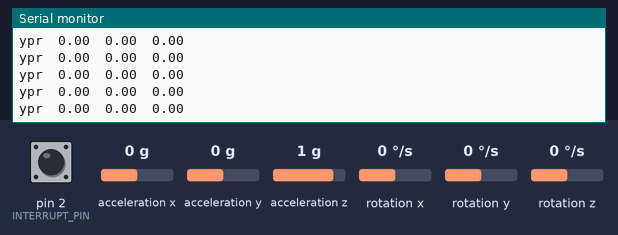
Simulated run of this sketch. Board: Arduino Uno, built with avr-gcc and run on an emulated ATmega328P. On the bench: the last lines printed to the serial monitor. The test bench sets the inputs (shaded band); at power-on: acceleration x 0 g, acceleration y 0 g, acceleration z 1 g, rotation z 0 °/s, pin 2 (INTERRUPT_PIN) LOW, rotation x 0 °/s, rotation y 0 °/s. The sensor or clock chip raises its interrupt line as the real part does.

Above: at 1.7 s.
1.8 s: acceleration x set to -1.4 g
At 2.4 s:
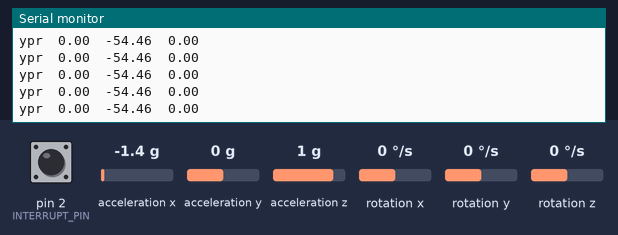
3.3 s: acceleration y set to -1.4 g
At 4.2 s:
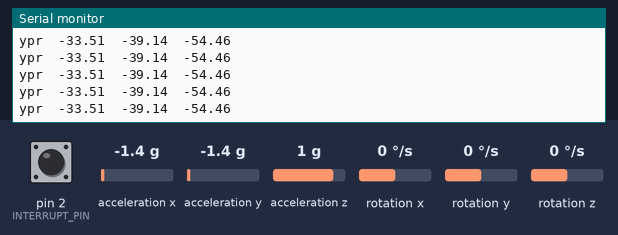
4.8 s: acceleration z set to -1.4 g
At 5.6 s:
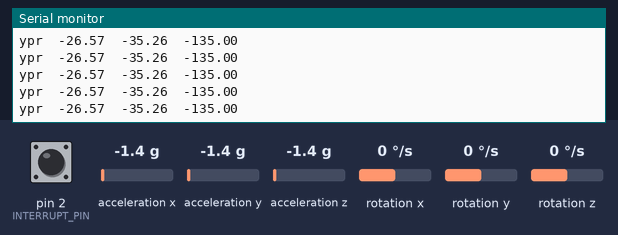
6.3 s: rotation z set to -192 °/s
At 6.8 s:
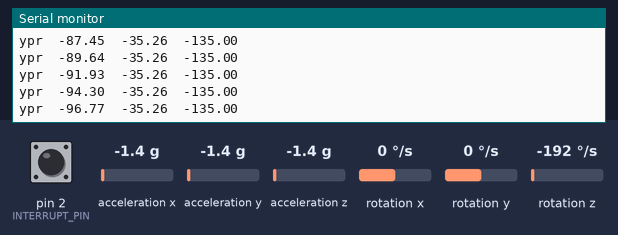
7.8 s: pin 2 (INTERRUPT_PIN) pulled HIGH for 0.15 s
9.4 s: rotation z set to 0 °/s
At 10.4 s:
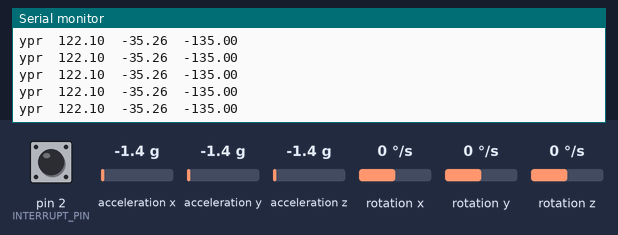
Timing chart, 0 to 12.4 s (numbered marks = the images above; inputs shaded):
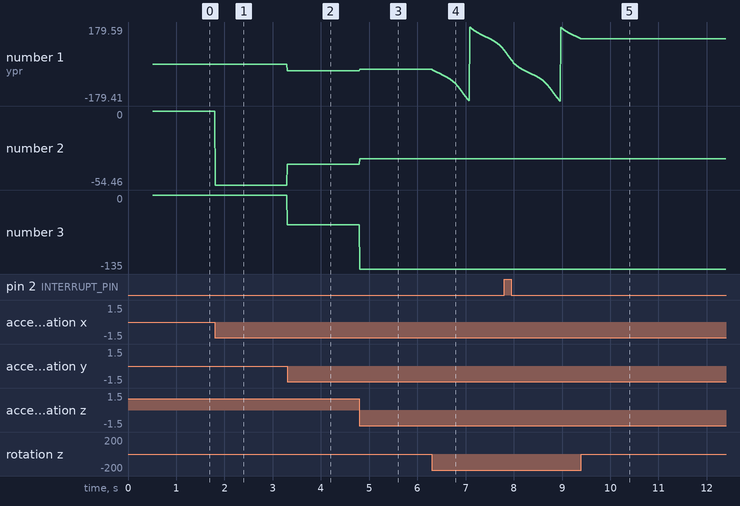

The sketch:

MPU6050_DMP6.ino
```cpp
#include "I2Cdev.h"

#include "MPU6050_6Axis_MotionApps20.h"

#if I2CDEV_IMPLEMENTATION == I2CDEV_ARDUINO_WIRE
    #include "Wire.h"
#endif


MPU6050 mpu;

#define OUTPUT_READABLE_YAWPITCHROLL


#define INTERRUPT_PIN 2  // use pin 2 on Arduino Uno & most boards
//#define LED_PIN 13 // (Arduino is 13, Teensy is 11, Teensy++ is 6)
//bool blinkState = false;

// MPU control/status vars
bool dmpReady = false;  // set true if DMP init was successful
uint8_t mpuIntStatus;   // holds actual interrupt status byte from MPU
uint8_t devStatus;      // return status after each device operation (0 = success, !0 = error)
uint16_t packetSize;    // expected DMP packet size (default is 42 bytes)
uint16_t fifoCount;     // count of all bytes currently in FIFO
uint8_t fifoBuffer[64]; // FIFO storage buffer

// orientation/motion vars
Quaternion q;           // [w, x, y, z]         quaternion container
VectorInt16 aa;         // [x, y, z]            accel sensor measurements
VectorInt16 aaReal;     // [x, y, z]            gravity-free accel sensor measurements
VectorInt16 aaWorld;    // [x, y, z]            world-frame accel sensor measurements
VectorFloat gravity;    // [x, y, z]            gravity vector
float euler[3];         // [psi, theta, phi]    Euler angle container
float ypr[3];           // [yaw, pitch, roll]   yaw/pitch/roll container and gravity vector


// ================================================================
// ===               INTERRUPT DETECTION ROUTINE                ===
// ================================================================

volatile bool mpuInterrupt = false;     // indicates whether MPU interrupt pin has gone high
void dmpDataReady() {
    mpuInterrupt = true;
}


// ================================================================
// ===                      INITIAL SETUP                       ===
// ================================================================

void setup() {
    // join I2C bus (I2Cdev library doesn't do this automatically)
    #if I2CDEV_IMPLEMENTATION == I2CDEV_ARDUINO_WIRE
        Wire.begin();
        Wire.setClock(400000); // 400kHz I2C clock. Comment this line if having compilation difficulties
    #elif I2CDEV_IMPLEMENTATION == I2CDEV_BUILTIN_FASTWIRE
        Fastwire::setup(400, true);
    #endif


    Serial.begin(115200);
    while (!Serial);


    Serial.println(F("Initializing I2C devices..."));
    mpu.initialize();
    pinMode(INTERRUPT_PIN, INPUT);

    // verify connection
    Serial.println(F("Testing device connections..."));
    Serial.println(mpu.testConnection() ? F("MPU6050 connection successful") : F("MPU6050 connection failed"));

    // wait for ready
    /*Serial.println(F("\nSend any character to begin DMP programming and demo: "));
    while (Serial.available() && Serial.read()); // empty buffer
    while (!Serial.available());                 // wait for data
    while (Serial.available() && Serial.read()); // empty buffer again
*/
    // load and configure the DMP
    Serial.println(F("Initializing DMP..."));
    devStatus = mpu.dmpInitialize();

    // supply your own gyro offsets here, scaled for min sensitivity
    mpu.setXGyroOffset(220);
    mpu.setYGyroOffset(76);
    mpu.setZGyroOffset(-85);
    mpu.setZAccelOffset(1788); // 1688 factory default for my test chip

    // make sure it worked (returns 0 if so)
    if (devStatus == 0) {
        // Calibration Time: generate offsets and calibrate our MPU6050
        mpu.CalibrateAccel(6);
        mpu.CalibrateGyro(6);
        mpu.PrintActiveOffsets();
        // turn on the DMP, now that it's ready
        Serial.println(F("Enabling DMP..."));
        mpu.setDMPEnabled(true);

        // enable Arduino interrupt detection
        Serial.print(F("Enabling interrupt detection (Arduino external interrupt "));
        Serial.print(digitalPinToInterrupt(INTERRUPT_PIN));
        Serial.println(F(")..."));
        attachInterrupt(digitalPinToInterrupt(INTERRUPT_PIN), dmpDataReady, RISING);
        mpuIntStatus = mpu.getIntStatus();

        // set our DMP Ready flag so the main loop() function knows it's okay to use it
        Serial.println(F("DMP ready! Waiting for first interrupt..."));
        dmpReady = true;

        // get expected DMP packet size for later comparison
        packetSize = mpu.dmpGetFIFOPacketSize();
    } else {
        // ERROR!
        // 1 = initial memory load failed
        // 2 = DMP configuration updates failed
        // (if it's going to break, usually the code will be 1)
        Serial.print(F("DMP Initialization failed (code "));
        Serial.print(devStatus);
        Serial.println(F(")"));
    }

    // configure LED for output
    /*pinMode(LED_PIN, OUTPUT);*/
}


// ================================================================
// ===                    MAIN PROGRAM LOOP                     ===
// ================================================================

void loop() {
   // if programming failed, don't try to do anything
    if (!dmpReady) return;
    // read a packet from FIFO
    if (mpu.dmpGetCurrentFIFOPacket(fifoBuffer)) { // Get the Latest packet
        /* #ifdef OUTPUT_READABLE_QUATERNION
            // display quaternion values in easy matrix form: w x y z
            mpu.dmpGetQuaternion(&q, fifoBuffer);
            Serial.print("quat\t");
            Serial.print(q.w);
            Serial.print("\t");
            Serial.print(q.x);
            Serial.print("\t");
            Serial.print(q.y);
            Serial.print("\t");
            Serial.println(q.z);
        #endif

        #ifdef OUTPUT_READABLE_EULER
            // display Euler angles in degrees
            mpu.dmpGetQuaternion(&q, fifoBuffer);
            mpu.dmpGetEuler(euler, &q);
            Serial.print("euler\t");
            Serial.print(euler[0] * 180/M_PI);
            Serial.print("\t");
            Serial.print(euler[1] * 180/M_PI);
            Serial.print("\t");
            Serial.println(euler[2] * 180/M_PI);
        #endif
*/
        #ifdef OUTPUT_READABLE_YAWPITCHROLL
            // display Euler angles in degrees
            mpu.dmpGetQuaternion(&q, fifoBuffer);
            mpu.dmpGetGravity(&gravity, &q);
            mpu.dmpGetYawPitchRoll(ypr, &q, &gravity);
            Serial.print("ypr\t");
            Serial.print(ypr[0] * 180/M_PI);
            Serial.print("\t");
            Serial.print(ypr[1] * 180/M_PI);
            Serial.print("\t");
            Serial.println(ypr[2] * 180/M_PI);
        #endif

       /* #ifdef OUTPUT_READABLE_REALACCEL
            // display real acceleration, adjusted to remove gravity
            mpu.dmpGetQuaternion(&q, fifoBuffer);
            mpu.dmpGetAccel(&aa, fifoBuffer);
            mpu.dmpGetGravity(&gravity, &q);
            mpu.dmpGetLinearAccel(&aaReal, &aa, &gravity);
            Serial.print("areal\t");
            Serial.print(aaReal.x);
            Serial.print("\t");
            Serial.print(aaReal.y);
            Serial.print("\t");
            Serial.println(aaReal.z);
        #endif

        #ifdef OUTPUT_READABLE_WORLDACCEL
            // display initial world-frame acceleration, adjusted to remove gravity
            // and rotated based on known orientation from quaternion
            mpu.dmpGetQuaternion(&q, fifoBuffer);
            mpu.dmpGetAccel(&aa, fifoBuffer);
            mpu.dmpGetGravity(&gravity, &q);
            mpu.dmpGetLinearAccel(&aaReal, &aa, &gravity);
            mpu.dmpGetLinearAccelInWorld(&aaWorld, &aaReal, &q);
            Serial.print("aworld\t");
            Serial.print(aaWorld.x);
            Serial.print("\t");
            Serial.print(aaWorld.y);
            Serial.print("\t");
            Serial.println(aaWorld.z);
        #endif

        #ifdef OUTPUT_TEAPOT
            // display quaternion values in InvenSense Teapot demo format:
            teapotPacket[2] = fifoBuffer[0];
            teapotPacket[3] = fifoBuffer[1];
            teapotPacket[4] = fifoBuffer[4];
            teapotPacket[5] = fifoBuffer[5];
            teapotPacket[6] = fifoBuffer[8];
            teapotPacket[7] = fifoBuffer[9];
            teapotPacket[8] = fifoBuffer[12];
            teapotPacket[9] = fifoBuffer[13];
            Serial.write(teapotPacket, 14);
            teapotPacket[11]++; // packetCount, loops at 0xFF on purpose
        #endif

        // blink LED to indicate activity
        blinkState = !blinkState;
        digitalWrite(LED_PIN, blinkState);*/
    }
}
```

Measured:
- after the input at 1.8 s, the serial monitor: prints a new line at once (image 1)
- after the input at 3.3 s, the serial monitor: prints a new line at once (image 2)
- after the input at 4.8 s, the serial monitor: prints a new line at once (image 3)
- after the input at 6.3 s, the serial monitor: prints a new line at once (image 4)
- plotted number 1: 0 → -33.51 after the input at 3.3 s, -33.51 → -26.57 after the input at 4.8 s, -26.57 → 66.58 after the input at 6.3 s
- plotted number 2: 0 → -54.46 after the input at 1.8 s, -54.46 → -39.14 after the input at 3.3 s, -39.14 → -35.26 after the input at 4.8 s
- plotted number 3: -54.46 → -135 after the input at 4.8 s
